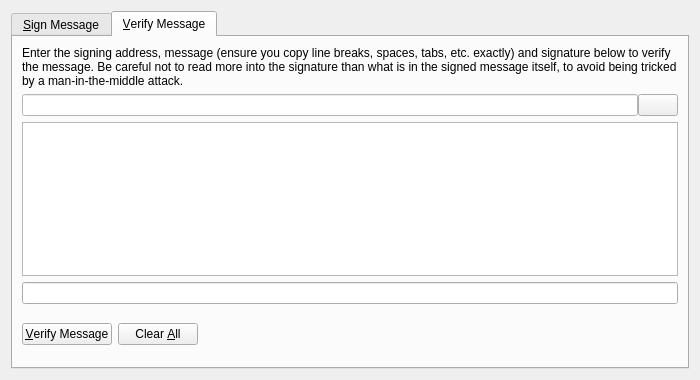
<?xml version="1.0" encoding="UTF-8"?>
<ui version="4.0">
 <class>SignVerifyMessageDialog</class>
 <widget class="QDialog" name="SignVerifyMessageDialog">
  <property name="geometry">
   <rect>
    <x>0</x>
    <y>0</y>
    <width>700</width>
    <height>380</height>
   </rect>
  </property>
  <property name="windowTitle">
   <string>Signatures - Sign / Verify a Message</string>
  </property>
  <property name="modal">
   <bool>true</bool>
  </property>
  <layout class="QVBoxLayout" name="verticalLayout">
   <item>
    <widget class="QTabWidget" name="tabWidget">
     <property name="currentIndex">
      <number>1</number>
     </property>
     <widget class="QWidget" name="tabSignMessage">
      <attribute name="title">
       <string>&amp;Sign Message</string>
      </attribute>
      <layout class="QVBoxLayout" name="verticalLayout_SM">
       <item>
        <widget class="QLabel" name="infoLabel_SM">
         <property name="text">
          <string>You can sign messages with your addresses to prove you own them. Be careful not to sign anything vague, as phishing attacks may try to trick you into signing your identity over to them. Only sign fully-detailed statements you agree to.</string>
         </property>
         <property name="textFormat">
          <enum>Qt::PlainText</enum>
         </property>
         <property name="wordWrap">
          <bool>true</bool>
         </property>
        </widget>
       </item>
       <item>
        <layout class="QHBoxLayout" name="horizontalLayout_1_SM">
         <property name="spacing">
          <number>0</number>
         </property>
         <item>
          <widget class="QValidatedLineEdit" name="addressIn_SM">
           <property name="toolTip">
            <string>The address to sign the message with (e.g. 4Zo1ga6xuKuQ7JV7M9rGDoxdbYwV5zgQJ5)</string>
           </property>
           <property name="maxLength">
            <number>34</number>
           </property>
          </widget>
         </item>
         <item>
          <widget class="QPushButton" name="addressBookButton_SM">
           <property name="toolTip">
            <string>Choose an address from the address book</string>
           </property>
           <property name="text">
            <string/>
           </property>
           <property name="icon">
            <iconset resource="../Ocoin.qrc">
             <normaloff>:/icons/address-book</normaloff>:/icons/address-book</iconset>
           </property>
           <property name="shortcut">
            <string>Alt+A</string>
           </property>
           <property name="autoDefault">
            <bool>false</bool>
           </property>
          </widget>
         </item>
         <item>
          <widget class="QPushButton" name="pasteButton_SM">
           <property name="toolTip">
            <string>Paste address from clipboard</string>
           </property>
           <property name="text">
            <string/>
           </property>
           <property name="icon">
            <iconset resource="../Ocoin.qrc">
             <normaloff>:/icons/editpaste</normaloff>:/icons/editpaste</iconset>
           </property>
           <property name="shortcut">
            <string>Alt+P</string>
           </property>
           <property name="autoDefault">
            <bool>false</bool>
           </property>
          </widget>
         </item>
        </layout>
       </item>
       <item>
        <widget class="QPlainTextEdit" name="messageIn_SM">
         <property name="toolTip">
          <string>Enter the message you want to sign here</string>
         </property>
        </widget>
       </item>
       <item>
        <layout class="QHBoxLayout" name="horizontalLayout_2_SM">
         <property name="spacing">
          <number>0</number>
         </property>
         <item>
          <widget class="QLineEdit" name="signatureOut_SM">
           <property name="font">
            <font>
             <italic>true</italic>
            </font>
           </property>
           <property name="readOnly">
            <bool>true</bool>
           </property>
          </widget>
         </item>
         <item>
          <widget class="QPushButton" name="copySignatureButton_SM">
           <property name="toolTip">
            <string>Copy the current signature to the system clipboard</string>
           </property>
           <property name="text">
            <string/>
           </property>
           <property name="icon">
            <iconset resource="../Ocoin.qrc">
             <normaloff>:/icons/editcopy</normaloff>:/icons/editcopy</iconset>
           </property>
           <property name="autoDefault">
            <bool>false</bool>
           </property>
          </widget>
         </item>
        </layout>
       </item>
       <item>
        <layout class="QHBoxLayout" name="horizontalLayout_3_SM">
         <item>
          <widget class="QPushButton" name="signMessageButton_SM">
           <property name="toolTip">
            <string>Sign the message to prove you own this Ocoin address</string>
           </property>
           <property name="text">
            <string>&amp;Sign Message</string>
           </property>
           <property name="icon">
            <iconset resource="../Ocoin.qrc">
             <normaloff>:/icons/edit</normaloff>:/icons/edit</iconset>
           </property>
           <property name="autoDefault">
            <bool>false</bool>
           </property>
          </widget>
         </item>
         <item>
          <widget class="QPushButton" name="clearButton_SM">
           <property name="toolTip">
            <string>Reset all sign message fields</string>
           </property>
           <property name="text">
            <string>Clear &amp;All</string>
           </property>
           <property name="icon">
            <iconset resource="../Ocoin.qrc">
             <normaloff>:/icons/remove</normaloff>:/icons/remove</iconset>
           </property>
           <property name="autoDefault">
            <bool>false</bool>
           </property>
          </widget>
         </item>
         <item>
          <spacer name="horizontalSpacer_1_SM">
           <property name="orientation">
            <enum>Qt::Horizontal</enum>
           </property>
           <property name="sizeHint" stdset="0">
            <size>
             <width>40</width>
             <height>48</height>
            </size>
           </property>
          </spacer>
         </item>
         <item>
          <widget class="QLabel" name="statusLabel_SM">
           <property name="font">
            <font>
             <weight>75</weight>
             <bold>true</bold>
            </font>
           </property>
           <property name="text">
            <string/>
           </property>
           <property name="wordWrap">
            <bool>true</bool>
           </property>
          </widget>
         </item>
         <item>
          <spacer name="horizontalSpacer_2_SM">
           <property name="orientation">
            <enum>Qt::Horizontal</enum>
           </property>
           <property name="sizeHint" stdset="0">
            <size>
             <width>40</width>
             <height>48</height>
            </size>
           </property>
          </spacer>
         </item>
        </layout>
       </item>
      </layout>
     </widget>
     <widget class="QWidget" name="tabVerifyMessage">
      <attribute name="title">
       <string>&amp;Verify Message</string>
      </attribute>
      <layout class="QVBoxLayout" name="verticalLayout_VM">
       <item>
        <widget class="QLabel" name="infoLabel_VM">
         <property name="text">
          <string>Enter the signing address, message (ensure you copy line breaks, spaces, tabs, etc. exactly) and signature below to verify the message. Be careful not to read more into the signature than what is in the signed message itself, to avoid being tricked by a man-in-the-middle attack.</string>
         </property>
         <property name="textFormat">
          <enum>Qt::PlainText</enum>
         </property>
         <property name="alignment">
          <set>Qt::AlignLeading|Qt::AlignLeft|Qt::AlignTop</set>
         </property>
         <property name="wordWrap">
          <bool>true</bool>
         </property>
        </widget>
       </item>
       <item>
        <layout class="QHBoxLayout" name="horizontalLayout_1_VM">
         <property name="spacing">
          <number>0</number>
         </property>
         <item>
          <widget class="QValidatedLineEdit" name="addressIn_VM">
           <property name="toolTip">
            <string>The address the message was signed with (e.g. 4Zo1ga6xuKuQ7JV7M9rGDoxdbYwV5zgQJ5)</string>
           </property>
           <property name="styleSheet">
            <string notr="true">background-color: rgb(255, 255, 255);
color: rgb(0, 0, 0);</string>
           </property>
           <property name="maxLength">
            <number>34</number>
           </property>
          </widget>
         </item>
         <item>
          <widget class="QPushButton" name="addressBookButton_VM">
           <property name="toolTip">
            <string>Choose an address from the address book</string>
           </property>
           <property name="text">
            <string/>
           </property>
           <property name="icon">
            <iconset resource="../Ocoin.qrc">
             <normaloff>:/icons/address-book</normaloff>:/icons/address-book</iconset>
           </property>
           <property name="shortcut">
            <string>Alt+A</string>
           </property>
           <property name="autoDefault">
            <bool>false</bool>
           </property>
          </widget>
         </item>
        </layout>
       </item>
       <item>
        <widget class="QPlainTextEdit" name="messageIn_VM"/>
       </item>
       <item>
        <widget class="QValidatedLineEdit" name="signatureIn_VM"/>
       </item>
       <item>
        <layout class="QHBoxLayout" name="horizontalLayout_2_VM">
         <item>
          <widget class="QPushButton" name="verifyMessageButton_VM">
           <property name="toolTip">
            <string>Verify the message to ensure it was signed with the specified Ocoin address</string>
           </property>
           <property name="text">
            <string>&amp;Verify Message</string>
           </property>
           <property name="icon">
            <iconset resource="../Ocoin.qrc">
             <normaloff>:/icons/transaction_0</normaloff>:/icons/transaction_0</iconset>
           </property>
           <property name="autoDefault">
            <bool>false</bool>
           </property>
          </widget>
         </item>
         <item>
          <widget class="QPushButton" name="clearButton_VM">
           <property name="toolTip">
            <string>Reset all verify message fields</string>
           </property>
           <property name="text">
            <string>Clear &amp;All</string>
           </property>
           <property name="icon">
            <iconset resource="../Ocoin.qrc">
             <normaloff>:/icons/remove</normaloff>:/icons/remove</iconset>
           </property>
           <property name="autoDefault">
            <bool>false</bool>
           </property>
          </widget>
         </item>
         <item>
          <spacer name="horizontalSpacer_1_VM">
           <property name="orientation">
            <enum>Qt::Horizontal</enum>
           </property>
           <property name="sizeHint" stdset="0">
            <size>
             <width>40</width>
             <height>48</height>
            </size>
           </property>
          </spacer>
         </item>
         <item>
          <widget class="QLabel" name="statusLabel_VM">
           <property name="font">
            <font>
             <weight>75</weight>
             <bold>true</bold>
            </font>
           </property>
           <property name="text">
            <string/>
           </property>
           <property name="wordWrap">
            <bool>true</bool>
           </property>
          </widget>
         </item>
         <item>
          <spacer name="horizontalSpacer_2_VM">
           <property name="orientation">
            <enum>Qt::Horizontal</enum>
           </property>
           <property name="sizeHint" stdset="0">
            <size>
             <width>40</width>
             <height>48</height>
            </size>
           </property>
          </spacer>
         </item>
        </layout>
       </item>
      </layout>
     </widget>
    </widget>
   </item>
  </layout>
 </widget>
 <customwidgets>
  <customwidget>
   <class>QValidatedLineEdit</class>
   <extends>QLineEdit</extends>
   <header>qvalidatedlineedit.h</header>
  </customwidget>
 </customwidgets>
 <resources>
  <include location="../Ocoin.qrc"/>
 </resources>
 <connections/>
</ui>
